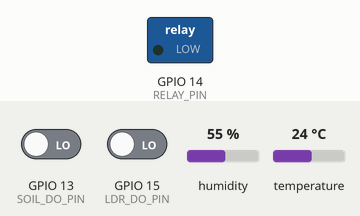
A sketch run on a simulated ESP32. On the bench: switched loads named in the sketch (green lamp = pin HIGH). Inputs (shaded band) come from the test bench; at power-on: GPIO 13 (SOIL_DO_PIN) LOW, GPIO 15 (LDR_DO_PIN) LOW, humidity 55 %, temperature 24 °C. WiFi joins after 1.5 s; servers stay silent unless stated; uploads are accepted with an empty reply; what the sketch prints to the serial monitor is not drawn.

Above: at 0.0 s.
At 0.6 s:
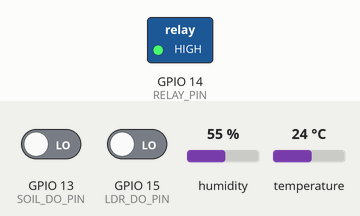
Timing chart, 0 to 3.0 s (numbered marks = the images above):
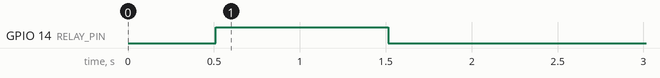

The sketch:

esp32_smart_plant.ino
```cpp
/**
 * smart_plant_watering.ino  — FIXED + REMOTE LOGGING VERSION
 *
 * FIXES:
 *   1. postWateringLog now sends volumeMl
 *   2. currentReason tracked properly (not hardcoded "auto")
 *   3. HTTP timeout raised to 15s (Render free tier wakes slow)
 *   4. Retry logic on all HTTP calls
 *   5. remoteLog() sends Serial prints to backend → visible on dashboard
 *
 * Wiring:
 *   GPIO 13 → Soil Moisture Sensor (DO)
 *   GPIO 15 → LDR (DO)
 *   GPIO 4  → DHT11 (DATA)
 *   GPIO 14 → Relay IN
 */

#include <WiFi.h>
#include <HTTPClient.h>
#include <ArduinoJson.h>
#include <DHT.h>


// ──────────────────────────────────────────────
// SENSOR STRUCT  ✅ FIX FOR COMPILATION ERROR
// ──────────────────────────────────────────────
struct SensorReadings {
  int   soilDigital;
  int   lightDigital;
  float temperature;
  float humidity;
  bool  dhtOk;
};
// ──────────────────────────────────────────────
// USER CONFIG
// ──────────────────────────────────────────────
const char* WIFI_SSID     = "Chhaya";
const char* WIFI_PASSWORD = "123456789";
const char* BACKEND_URL   = "https://smart-plant-watering-kef4.onrender.com";
const char* DEVICE_ID     = "esp32-plant-01";

// ──────────────────────────────────────────────
// PIN DEFINITIONS
// ──────────────────────────────────────────────
#define SOIL_DO_PIN    13
#define LDR_DO_PIN     15
#define DHT_PIN        12
#define RELAY_PIN      14
#define RELAY_ACTIVE_HIGH true // Most blue relay boards are active-LOW

// ──────────────────────────────────────────────
// TIMING
// ──────────────────────────────────────────────
#define SENSOR_INTERVAL_MS    30000
#define COMMAND_INTERVAL_MS   10000
#define HTTP_TIMEOUT_MS       15000   // Raised from 8s — Render free tier needs this
#define HTTP_RETRY_DELAY_MS    3000
#define MAX_PUMP_DURATION_MS  60000

// ──────────────────────────────────────────────
// DHT
// ──────────────────────────────────────────────
#define DHT_TYPE DHT11
DHT dht(DHT_PIN, DHT_TYPE);

// ──────────────────────────────────────────────
// STATE
// ──────────────────────────────────────────────
unsigned long lastSensorPost  = 0;
unsigned long lastCommandPoll = 0;
unsigned long pumpStartTime   = 0;
unsigned long pumpDuration    = 0;
bool          pumpOn          = false;
String        currentRequestId = "";
String        currentReason    = "";

// ──────────────────────────────────────────────
// REMOTE LOG — sends Serial output to backend
// so you can see it in the dashboard without USB
// ──────────────────────────────────────────────
void remoteLog(const char* level, const String& message) {
  // Always print to Serial too
  Serial.printf("[%s] %s\n", level, message.c_str());

  // Fire-and-forget POST to /esp32-log (no retry, non-blocking feel)
  if (WiFi.status() != WL_CONNECTED) return;

  HTTPClient http;
  http.begin(String(BACKEND_URL) + "/esp32-log");
  http.addHeader("Content-Type", "application/json");
  http.setTimeout(4000);  // Short timeout — this is best-effort

  String body = "{\"level\":\"" + String(level) + "\",\"message\":\"" + message + "\"}";
  http.POST(body);
  http.end();
}

// Convenience wrappers
void logInfo(const String& msg)    { remoteLog("info",    msg); }
void logWarn(const String& msg)    { remoteLog("warn",    msg); }
void logError(const String& msg)   { remoteLog("error",   msg); }
void logSuccess(const String& msg) { remoteLog("success", msg); }

// ──────────────────────────────────────────────
// RELAY
// ──────────────────────────────────────────────
void relayOn() {
  digitalWrite(RELAY_PIN, RELAY_ACTIVE_HIGH ? HIGH : LOW);
  pumpOn = true;
  logInfo("Relay ON — motor starting");
}

void relayOff() {
  digitalWrite(RELAY_PIN, RELAY_ACTIVE_HIGH ? LOW : HIGH);
  pumpOn = false;
  logInfo("Relay OFF — motor stopped");
}

// ──────────────────────────────────────────────
// WIFI
// ──────────────────────────────────────────────
void connectWiFi() {
  if (WiFi.status() == WL_CONNECTED) return;

  Serial.printf("[WiFi] Connecting to %s\n", WIFI_SSID);
  WiFi.mode(WIFI_STA);
  WiFi.begin(WIFI_SSID, WIFI_PASSWORD);

  int tries = 0;
  while (WiFi.status() != WL_CONNECTED && tries < 20) {
    delay(500);
    Serial.print(".");
    tries++;
  }

  if (WiFi.status() == WL_CONNECTED) {
    Serial.printf("\n[WiFi] Connected — IP: %s\n", WiFi.localIP().toString().c_str());
  } else {
    Serial.println("\n[WiFi] Failed — will retry");
  }
}

// ──────────────────────────────────────────────
// HTTP POST with retry
// ──────────────────────────────────────────────
int httpPost(const String& path, const String& body, String& responseOut, int retries = 1) {
  if (WiFi.status() != WL_CONNECTED) return -1;

  String url = String(BACKEND_URL) + path;

  for (int attempt = 0; attempt <= retries; attempt++) {
    if (attempt > 0) {
      Serial.printf("[HTTP] Retry %d for POST %s\n", attempt, path.c_str());
      delay(HTTP_RETRY_DELAY_MS);
    }

    HTTPClient http;
    http.begin(url);
    http.addHeader("Content-Type", "application/json");
    http.setTimeout(HTTP_TIMEOUT_MS);

    int code = http.POST(body);
    if (code > 0) {
      responseOut = http.getString();
      http.end();
      Serial.printf("[HTTP] POST %s → %d\n", path.c_str(), code);
      return code;
    }

    Serial.printf("[HTTP] POST %s failed (attempt %d): %s\n",
      path.c_str(), attempt + 1, http.errorToString(code).c_str());
    http.end();
  }
  return -1;
}

// ──────────────────────────────────────────────
// HTTP GET with retry
// ──────────────────────────────────────────────
int httpGet(const String& path, String& responseOut, int retries = 1) {
  if (WiFi.status() != WL_CONNECTED) return -1;

  String url = String(BACKEND_URL) + path;

  for (int attempt = 0; attempt <= retries; attempt++) {
    if (attempt > 0) {
      Serial.printf("[HTTP] Retry %d for GET %s\n", attempt, path.c_str());
      delay(HTTP_RETRY_DELAY_MS);
    }

    HTTPClient http;
    http.begin(url);
    http.setTimeout(HTTP_TIMEOUT_MS);

    int code = http.GET();
    if (code > 0) {
      responseOut = http.getString();
      http.end();
      Serial.printf("[HTTP] GET %s → %d\n", path.c_str(), code);
      return code;
    }

    Serial.printf("[HTTP] GET %s failed (attempt %d): %s\n",
      path.c_str(), attempt + 1, http.errorToString(code).c_str());
    http.end();
  }
  return -1;
}

// ──────────────────────────────────────────────
// SENSORS
/* ──────────────────────────────────────────────
struct SensorReadings {
  int   soilDigital;
  int   lightDigital;
  float temperature;
  float humidity;
  bool  dhtOk;
};*/

SensorReadings readSensors() {
  SensorReadings r;
  r.soilDigital  = digitalRead(SOIL_DO_PIN);
  r.lightDigital = digitalRead(LDR_DO_PIN);
  r.temperature  = dht.readTemperature();
  r.humidity     = dht.readHumidity();

  if (isnan(r.temperature) || isnan(r.humidity)) {
    delay(500);
    r.temperature = dht.readTemperature();
    r.humidity    = dht.readHumidity();
  }
  r.dhtOk = (!isnan(r.temperature) && !isnan(r.humidity));
  return r;
}

// ──────────────────────────────────────────────
// POST /sensor-data
// ──────────────────────────────────────────────
void postSensorData() {
  SensorReadings s = readSensors();

  String msg = "Sensors: soil_do=" + String(s.soilDigital) +
               " ldr_do=" + String(s.lightDigital) +
               " temp=" + (s.dhtOk ? String(s.temperature, 1) : "ERR") +
               " hum="  + (s.dhtOk ? String(s.humidity, 1)    : "ERR") +
               " pump=" + String(pumpOn ? "ON" : "OFF");
  logInfo(msg);

  String body = "{";
  body += "\"deviceId\":\"" + String(DEVICE_ID) + "\",";
  body += "\"soilDigital\":"  + String(s.soilDigital)  + ",";
  body += "\"lightDigital\":" + String(s.lightDigital) + ",";

  if (s.dhtOk) {
    body += "\"temperature\":"  + String(s.temperature, 1) + ",";
    body += "\"humidity\":"     + String(s.humidity,    1) + ",";
  } else {
    logWarn("DHT read failed — sending defaults temp=25 hum=50");
    body += "\"temperature\":25.0,";
    body += "\"humidity\":50.0,";
  }

  body += "\"pumpState\":" + String(pumpOn ? "true" : "false") + ",";
  body += "\"mode\":\"online\"";
  body += "}";

  String resp;
  int code = httpPost("/sensor-data", body, resp);
  if (code == 201) {
    StaticJsonDocument<256> doc;
    if (!deserializeJson(doc, resp)) {
      String scoreMsg = "Backend score=" + String((float)doc["score"], 1) +
                        " decision=" + String(doc["decision"]["command"] | "?") +
                        " reason=" + String(doc["decision"]["reason"] | "?");
      logInfo(scoreMsg);
    }
  } else {
    logError("Sensor POST failed code=" + String(code));
  }
}

// ──────────────────────────────────────────────
// POST /watering-log  — FIXED: sends volumeMl + correct reason
// ──────────────────────────────────────────────
void postWateringLog(const String& event,
                     unsigned long durationMs,
                     const String& reason,
                     const String& requestId,
                     float pumpFlowMlPerSec = 20.0) {

  float volumeMl = (durationMs / 1000.0) * pumpFlowMlPerSec;

  String body = "{";
  body += "\"deviceId\":\"" + String(DEVICE_ID) + "\",";
  body += "\"event\":\""    + event    + "\",";
  body += "\"reason\":\""   + reason   + "\",";
  body += "\"durationMs\":" + String(durationMs) + ",";
  body += "\"volumeMl\":"   + String(volumeMl, 1);
  if (requestId.length() > 0) {
    body += ",\"requestId\":\"" + requestId + "\"";
  }
  body += "}";

  String resp;
  // Retry 2 times — this is critical for watering log to show on dashboard
  int code = httpPost("/watering-log", body, resp, 2);
  if (code == 201) {
    logSuccess("Watering log '" + event + "' saved — " +
               String(durationMs) + "ms " + String(volumeMl, 1) + "ml");
  } else {
    logError("Watering log POST failed code=" + String(code));
  }
}

// ──────────────────────────────────────────────
// GET /command — FIXED: saves reason, retries
// ──────────────────────────────────────────────
void pollCommand() {
  if (pumpOn) {
    Serial.println("[Command] Skipping — pump already ON");
    return;
  }

  logInfo("Polling /command ...");

  String resp;
  int code = httpGet("/command", resp, 1);
  if (code != 200 || resp.length() == 0) {
    logError("Command poll failed code=" + String(code) + " — motor will NOT run");
    return;
  }

  StaticJsonDocument<256> doc;
  if (deserializeJson(doc, resp)) {
    logError("Command JSON parse failed");
    return;
  }

  const char* cmd    = doc["command"] | "IDLE";
  const char* reason = doc["reason"]  | "unknown";
  float       score  = doc["score"]   | 0.0f;

  logInfo("Command=" + String(cmd) + " reason=" + String(reason) + " score=" + String(score, 1));

  if (strcmp(cmd, "WATER") == 0) {
    unsigned long dur = doc["durationMs"] | 7000;
    dur = min(dur, (unsigned long)MAX_PUMP_DURATION_MS);

    currentRequestId = String(doc["requestId"] | "");
    currentReason    = String(reason);  // FIXED: was hardcoded "auto" before

    logSuccess("WATER command! Running pump for " + String(dur) + "ms requestId=" + currentRequestId);

    postWateringLog("started", 0, currentReason, currentRequestId);
    relayOn();

    pumpStartTime = millis();
    pumpDuration  = dur;

  } else {
    Serial.printf("[Command] IDLE — %s\n", reason);
  }
}

// ──────────────────────────────────────────────
// Check pump stop
// ──────────────────────────────────────────────
void checkPump() {
  if (!pumpOn) return;

  unsigned long elapsed = millis() - pumpStartTime;

  if (elapsed >= pumpDuration) {
    relayOff();
    logSuccess("Pump completed after " + String(elapsed) + "ms");
    // FIXED: uses currentReason not hardcoded "auto"
    postWateringLog("completed", elapsed, currentReason, currentRequestId);
    currentRequestId = "";
    currentReason    = "";
  } else {
    static unsigned long lastPumpLog = 0;
    if (millis() - lastPumpLog > 5000) {
      logInfo("Pump running: " + String(elapsed) + "ms / " + String(pumpDuration) + "ms");
      lastPumpLog = millis();
    }
  }
}

// ──────────────────────────────────────────────
// SETUP
// ──────────────────────────────────────────────
void setup() {
  Serial.begin(115200);
  delay(500);
  Serial.println("\n========================================");
  Serial.println("[Boot] Smart Plant Watering — Fixed+Log");
  Serial.println("========================================");

  pinMode(SOIL_DO_PIN, INPUT);
  pinMode(LDR_DO_PIN,  INPUT);
  pinMode(RELAY_PIN,   OUTPUT);
  relayOff();

  // Quick relay test at boot — motor should spin 1s to confirm wiring
  Serial.println("[Boot] Relay test: ON for 1s ...");
  relayOn();
  delay(1000);
  relayOff();
  Serial.println("[Boot] Relay test done. If motor didn't run, check wiring on pin 14");

  dht.begin();
  delay(2000);

  connectWiFi();

  if (WiFi.status() == WL_CONNECTED) {
    logInfo("ESP32 booted — WiFi OK IP=" + WiFi.localIP().toString());
    postSensorData();
  }

  lastSensorPost  = millis();
  lastCommandPoll = millis();

  Serial.printf("[Boot] Ready. Sensor every %ds, command poll every %ds\n",
    SENSOR_INTERVAL_MS / 1000, COMMAND_INTERVAL_MS / 1000);
}

// ──────────────────────────────────────────────
// LOOP
// ──────────────────────────────────────────────
void loop() {
  if (WiFi.status() != WL_CONNECTED) {
    Serial.println("[WiFi] Lost connection — reconnecting...");
    connectWiFi();
    delay(5000);
    return;
  }

  unsigned long now = millis();

  checkPump();

  if (now - lastSensorPost >= SENSOR_INTERVAL_MS) {
    postSensorData();
    lastSensorPost = now;
  }

  if (!pumpOn && (now - lastCommandPoll >= COMMAND_INTERVAL_MS)) {
    pollCommand();
    lastCommandPoll = now;
  }

  delay(100);
}
```
